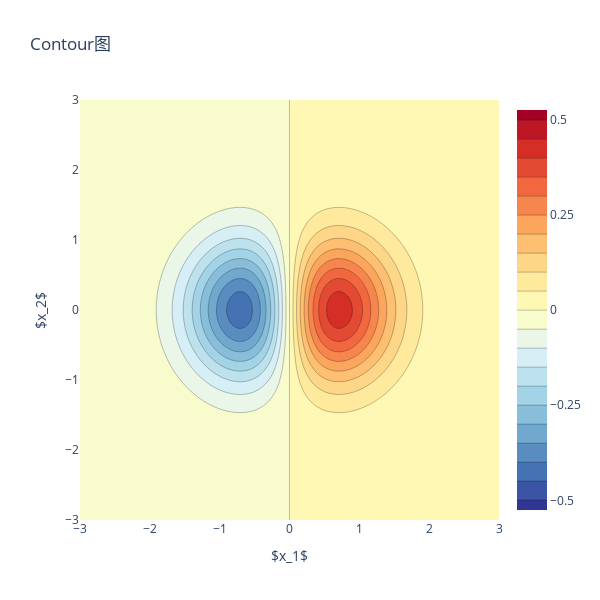

The notebook cell this image was saved under:
### Code cell
data = go.Contour(
        z=ff,
        x=x1_array, # horizontal axis
        y=x2_array, # vertical axis
        colorscale = 'RdYlBu_r',
        line_width=0.25,
    contours=dict(
        start=-0.5,  # 级别的起始值
        end=0.5,  # 级别的结束值
        size=0.05,  # 级别之间的间隔
    ))

# 设置横轴和纵轴范围

# 创建布局
layout = go.Layout(
    width=600,  # 设置图形宽度
    height=600,  # 设置图形高度
    title='Contour图',
    xaxis=dict(title=r'$x_1$'),
    yaxis=dict(title=r'$x_2$'),
)

# 创建图形对象
fig = go.Figure(data=data, layout=layout)

fig.show()

fig.write_image("Figures\Plotly绘制填充等高线.svg")

### Figure 1 — Plotly figure (JSON) as saved in the notebook; plotly's stock layout.template omitted (floating-point values rounded to 4 significant figures; data arrays with more than 128 entries replaced by an {"elided": "..."} marker saying what was removed)
{"data": [{"colorscale": [[0, "rgb(49,54,149)"], [0.1, "rgb(69,117,180)"], [0.2, "rgb(116,173,209)"], [0.3, "rgb(171,217,233)"], [0.4, "rgb(224,243,248)"], [0.5, "rgb(255,255,191)"], [0.6, "rgb(254,224,144)"], [0.7, "rgb(253,174,97)"], [0.8, "rgb(244,109,67)"], [0.9, "rgb(215,48,39)"], [1, "rgb(165,0,38)"]], "contours": {"end": 0.5, "size": 0.05, "start": -0.5}, "line": {"width": 0.25}, "type": "contour", "x": [-3, -2.95, -2.9, -2.85, -2.8, -2.75, -2.7, -2.65, -2.6, -2.55, -2.5, -2.45, -2.4, -2.35, -2.3, -2.25, -2.2, -2.15, -2.1, -2.05, -2, -1.95, -1.9, -1.85, -1.8, -1.75, -1.7, -1.65, -1.6, -1.55, -1.5, -1.45, -1.4, -1.35, -1.3, -1.25, -1.2, -1.15, -1.1, -1.05, -1, -0.95, -0.9, -0.85, -0.8, -0.75, -0.7, -0.65, -0.6, -0.55, -0.5, -0.45, -0.4, -0.35, -0.3, -0.25, -0.2, -0.15, -0.1, -0.05, 0, 0.05, 0.1, 0.15, 0.2, 0.25, 0.3, 0.35, 0.4, 0.45, 0.5, 0.55, 0.6, 0.65, 0.7, 0.75, 0.8, 0.85, 0.9, 0.95, 1, 1.05, 1.1, 1.15, 1.2, 1.25, 1.3, 1.35, 1.4, 1.45, 1.5, 1.55, 1.6, 1.65, 1.7, 1.75, 1.8, 1.85, 1.9, 1.95, 2, 2.05, 2.1, 2.15, 2.2, 2.25, 2.3, 2.35, 2.4, 2.45, 2.5, 2.55, 2.6, 2.65, 2.7, 2.75, 2.8, 2.85, 2.9, 2.95, 3], "y": [-3, -2.95, -2.9, -2.85, -2.8, -2.75, -2.7, -2.65, -2.6, -2.55, -2.5, -2.45, -2.4, -2.35, -2.3, -2.25, -2.2, -2.15, -2.1, -2.05, -2, -1.95, -1.9, -1.85, -1.8, -1.75, -1.7, -1.65, -1.6, -1.55, -1.5, -1.45, -1.4, -1.35, -1.3, -1.25, -1.2, -1.15, -1.1, -1.05, -1, -0.95, -0.9, -0.85, -0.8, -0.75, -0.7, -0.65, -0.6, -0.55, -0.5, -0.45, -0.4, -0.35, -0.3, -0.25, -0.2, -0.15, -0.1, -0.05, 0, 0.05, 0.1, 0.15, 0.2, 0.25, 0.3, 0.35, 0.4, 0.45, 0.5, 0.55, 0.6, 0.65, 0.7, 0.75, 0.8, 0.85, 0.9, 0.95, 1, 1.05, 1.1, 1.15, 1.2, 1.25, 1.3, 1.35, 1.4, 1.45, 1.5, 1.55, 1.6, 1.65, 1.7, 1.75, 1.8, 1.85, 1.9, 1.95, 2, 2.05, 2.1, 2.15, 2.2, 2.25, 2.3, 2.35, 2.4, 2.45, 2.5, 2.55, 2.6, 2.65, 2.7, 2.75, 2.8, 2.85, 2.9, 2.95, 3], "z": {"elided": "121x121 float values"}}], "layout": {"height": 600, "title": {"text": "Contour图"}, "width": 600, "xaxis": {"autorange": true, "range": [-3, 3], "title": {"text": "$x_1$"}, "type": "linear"}, "yaxis": {"autorange": true, "range": [-3, 3], "title": {"text": "$x_2$"}, "type": "linear"}}}
